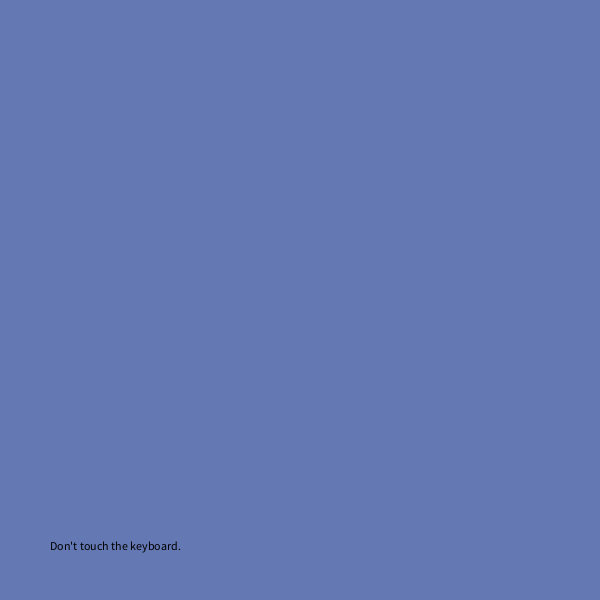
Frame 1 (no input)
Frame 60 (the mouse pressed at the canvas centre just before this capture): identical to frame 1, image omitted
Frame 120 (the mouse held since frame 60 and released just before this capture): identical to frame 1, image omitted

The Processing sketch that drew this single still picture (run headless with seeded random() and noise(); from frame 60 on, the mouse is pressed at the canvas centre):

// Processing sketch: HW1
// ── HW1.pde
// bryan ma for code 2 sp 19

int slide = 0;

color[] slideColors = {
  color(100, 120, 180),
  color(180, 120, 100),
  color(120, 100, 180),
  color(255)
};

String[] slideText = {"Don't touch the keyboard.","I'm serious. Don't touch it.","Every time you touch the keyboard, God kills a kitten.","You sadist."};

void setup() {
  size(600, 600);
}

void draw() {
  background(slideColors[slide]);
  fill(0);
  text(slideText[slide], 50, height-50);
}

void keyPressed() {
  switch (slide) {
    case 0:
    case 1:
    case 2:
      advance();
      break;
    case 3:
      break;
    default:
      break;
  }
}

void advance() {
  slide++;
}
